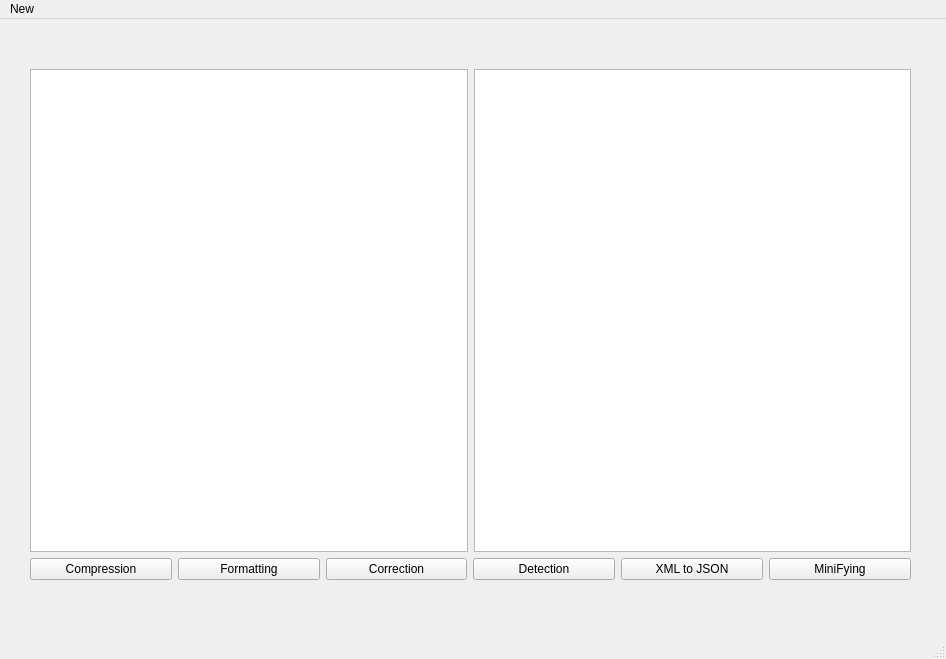
<?xml version="1.0" encoding="UTF-8"?>
<ui version="4.0">
 <class>MainWindow</class>
 <widget class="QMainWindow" name="MainWindow">
  <property name="geometry">
   <rect>
    <x>0</x>
    <y>0</y>
    <width>946</width>
    <height>659</height>
   </rect>
  </property>
  <property name="windowTitle">
   <string>MainWindow</string>
  </property>
  <widget class="QWidget" name="centralwidget">
   <widget class="QWidget" name="layoutWidget">
    <property name="geometry">
     <rect>
      <x>30</x>
      <y>50</y>
      <width>881</width>
      <height>511</height>
     </rect>
    </property>
    <layout class="QVBoxLayout" name="verticalLayout">
     <item>
      <layout class="QHBoxLayout" name="horizontalLayout_2">
       <item>
        <widget class="QPlainTextEdit" name="Input"/>
       </item>
       <item>
        <widget class="QPlainTextEdit" name="output"/>
       </item>
      </layout>
     </item>
     <item>
      <layout class="QHBoxLayout" name="horizontalLayout">
       <item>
        <widget class="QPushButton" name="compressionButton">
         <property name="text">
          <string>Compression</string>
         </property>
        </widget>
       </item>
       <item>
        <widget class="QPushButton" name="Formattingbutton">
         <property name="text">
          <string>Formatting</string>
         </property>
        </widget>
       </item>
       <item>
        <widget class="QPushButton" name="correctingButton">
         <property name="text">
          <string>Correction</string>
         </property>
        </widget>
       </item>
       <item>
        <widget class="QPushButton" name="consistencyButton">
         <property name="text">
          <string>Detection</string>
         </property>
        </widget>
       </item>
       <item>
        <widget class="QPushButton" name="converteButton">
         <property name="text">
          <string>XML to JSON</string>
         </property>
        </widget>
       </item>
       <item>
        <widget class="QPushButton" name="minifyingButton">
         <property name="text">
          <string>MiniFying</string>
         </property>
        </widget>
       </item>
      </layout>
     </item>
    </layout>
   </widget>
  </widget>
  <widget class="QMenuBar" name="menubar">
   <property name="geometry">
    <rect>
     <x>0</x>
     <y>0</y>
     <width>946</width>
     <height>25</height>
    </rect>
   </property>
   <widget class="QMenu" name="menuNew">
    <property name="title">
     <string>New</string>
    </property>
    <addaction name="actionAdd"/>
   </widget>
   <addaction name="menuNew"/>
  </widget>
  <widget class="QStatusBar" name="statusbar"/>
  <action name="actionAdd">
   <property name="text">
    <string>Add</string>
   </property>
  </action>
 </widget>
 <resources/>
 <connections/>
</ui>
